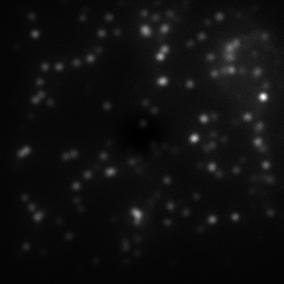
%> input picture 2-DOE & light field code/sample_bead.tif, 284 x 284 px
$ octave sim2d_experiment.m   (GNU Octave 9; MATLAB toolbox functions it lacks are replaced by stand-ins)
%> lines starting %> are read from the running program, lines starting %| are printed output that depends on the picture
### 2-DOE & light field code/Get_system_parameter.m
function System = Get_system_parameter(Nx,Ny)
    % set parameter
    System.NA = 1.45;             % numerical aperture
    System.lambda_illu = 0.488;	% illumination wavelength/um
    System.lambda_ex=0.519;     % excitation wavelength/um

    % set coordinate
    System.dx = 6.5/100/1.5;    % pixel size/mag1/mag2
    dx = System.dx;
    Lfx = 1/dx; Lfy = 1/dx;
    n = (1:Nx)'; m = (1:Ny)';
    x = (-Nx/2:1:Nx/2-1)*dx;
    y = (-Ny/2:1:Ny/2-1)*dx;                                          %spatial coordinate
    [x,y] = meshgrid(x,y); fx_nom = -Lfx/2+Lfx/(Nx)*(n-1);               %spatial frequency coordinate
    fy_nom = -Lfy/2+Lfy/(Ny)*(m-1);
    [fx,fy] = meshgrid(fx_nom,fy_nom);
    System.x = x; System.y = y; System.fx = fx; System.fy = fy;


    rho0 = System.NA/System.lambda_ex;                              % cut-off frequency
    rho = ((fx).^2 + (fy).^2).^0.5;


    %load experimental psf
    psf = zeros(Ny,Nx);
    pp = load('psf.mat');
    psfdata = pp.psf_ave;
    [Height,Width] = size(psfdata);
    tmpNx = ceil((Nx-Width)/2);tmpNy = ceil((Ny-Height)/2);
    psf(tmpNy+1:tmpNy+Height,tmpNx+1:tmpNx+Width) = psfdata;

    OTF = (fftshift(fft2(ifftshift(psf))));
    OTF = abs(OTF)/max(max(abs(OTF)));
    OTF = OTF.*(rho<=2*rho0);
    System.OTF = OTF; System.psf = psf;
end

### 2-DOE & light field code/sim2d_experiment.m

%% initialize
clear;

% read data
Nraw = 25;
[Ny,Nx] = size(imread('sample_bead.tif'));
%> Ny = 284; Nx = 284
Rawimage = zeros(Ny,Nx,Nraw);
for i = 1:Nraw
    Rawimage(:,:,i) = double(imread('sample_bead.tif',i));
end
Rawimage = Rawimage / max(Rawimage(:));
% widefield image is estimated as the average of all raw images
wide = mean(Rawimage(:,:,1:Nraw),3);
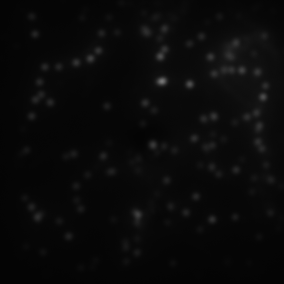
%> wide: size 284x284 double; min 0.0169, max 0.46, mean 0.0391
figure,imshow(wide,[],'InitialMagnification','fit'),title('widefield');

% set parameter and coordinate
System = Get_system_parameter(Nx,Ny);
%> in Get_system_parameter, `n = (1:Nx)'`: n = 284 values from 1 to 284
%> in Get_system_parameter, `x = (-Nx/2:1:Nx/2-1)*dx;`: x = 284 values from -6.15 to 6.11
%> in Get_system_parameter, `fx_nom = -Lfx/2+Lfx/(Nx)*(n-1)`: fx_nom = 284 values from -11.54 to 11.46
%> in Get_system_parameter, `System.x = x`:
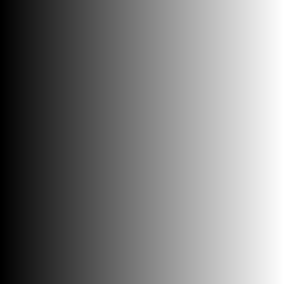
%> System.x: size 284x284 double; min -6.15, max 6.11, mean -0.0217; drawn with min black and max white
%> in Get_system_parameter, `System.y = y`:
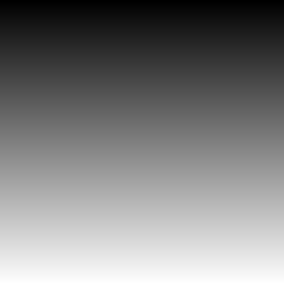
%> System.y: size 284x284 double; min -6.15, max 6.11, mean -0.0217; mean of the top-left, top-right, bottom-left and bottom-right quarters -3.1, -3.1, 3.06, 3.06; drawn with min black and max white
%> in Get_system_parameter, `rho0 = System.NA/System.lambda_ex;`: rho0 = 2.79
%> in Get_system_parameter, `rho = ((fx).^2 + (fy).^2).^0.5;`:
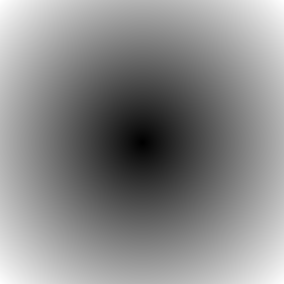
%> rho: size 284x284 double; min 0, max 16.32, mean 8.83; drawn with min black and max white
%> in Get_system_parameter, `psf = zeros(Ny,Nx);`: psf: size 284x284 double; every value is 0
%> the run ends on the next line
